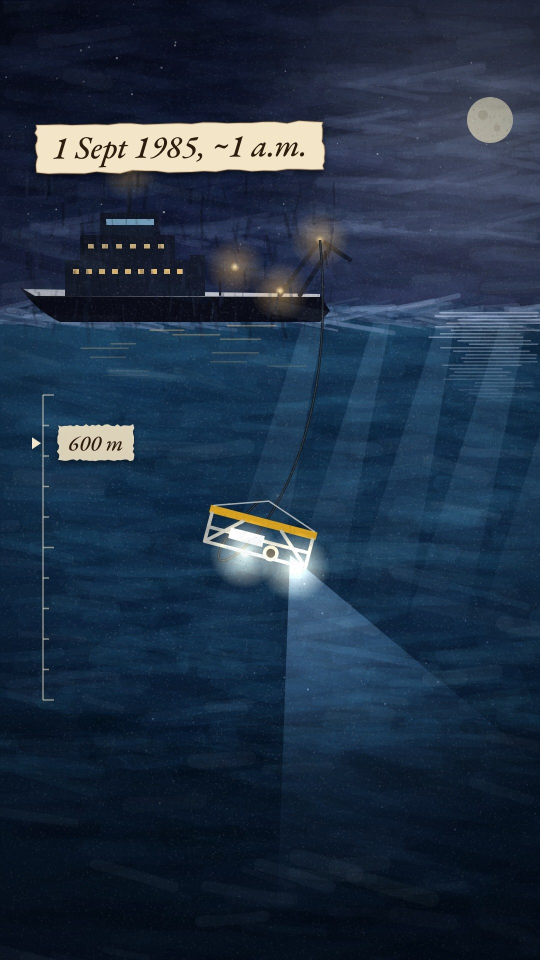
#> input picture hf/videos/styles48/concept/still_0.0.jpg, 1080 x 1920 px, given in place of f0165.jpg, which was not available (shown at 1/2 size)
$ python render_video.py still_0.0.jpg
#> lines starting #> are read from the running program, lines starting #| are printed output that depends on the picture
"""python3 render_video.py stills t1 t2 ...  -> still_<t>.jpg + stills_sheet.jpg
   python3 render_video.py video            -> ../media/r0.mp4 (190 frames, 2 shards) + ../media/th0.jpg"""
import sys, io, subprocess, shutil
from pathlib import Path
from multiprocessing import Process
from PIL import Image
from playwright.sync_api import sync_playwright
HERE = Path(__file__).parent; PAGE = (HERE / "painted_titanic.html").resolve().as_uri()
FR = HERE / "frames"; N = 190

def open_page(pw):
    b = pw.chromium.launch(); pg = b.new_page(viewport={"width": 1080, "height": 1920}); errs = []
    pg.on("pageerror", lambda e: errs.append(str(e))); pg.goto(PAGE); pg.wait_for_function("document.title==='ok'", timeout=60000)
    return b, pg, errs

def shot(pg, t):
    pg.evaluate(f"draw({t})")
    return pg.locator("canvas").screenshot(type="jpeg", quality=95)

def shard(i, n):
    with sync_playwright() as pw:
        b, pg, errs = open_page(pw)
        for f in range(i, N, n):
            (FR / f"f{f:04d}.jpg").write_bytes(shot(pg, f / 30))
        print("shard", i, "errors", errs); b.close()

if sys.argv[1] == "stills":
    ts = [float(x) for x in sys.argv[2:]]; ims = []
    with sync_playwright() as pw:
        b, pg, errs = open_page(pw)
        for t in ts:
            im = Image.open(io.BytesIO(shot(pg, t))); im.save(HERE / f"still_{t}.jpg", quality=88); ims.append(im.resize((360, 640)))
        print("errors", errs); b.close()
    out = Image.new("RGB", (370 * len(ims) + 10, 660), (20, 20, 20))
    for i, im in enumerate(ims): out.paste(im, (10 + i * 370, 10))
    out.save(HERE / "stills_sheet.jpg", quality=85)
else:
    shutil.rmtree(FR, ignore_errors=True); FR.mkdir()
    ps = [Process(target=shard, args=(i, 2)) for i in range(2)]; [p.start() for p in ps]; [p.join() for p in ps]
    media = HERE.parent / "media"; media.mkdir(exist_ok=True)
    subprocess.run(["ffmpeg", "-y", "-loglevel", "error", "-framerate", "30", "-i", str(FR / "f%04d.jpg"), "-frames:v", str(N), "-c:v", "libx264",
                    "-pix_fmt", "yuv420p", "-crf", "18", "-an", "-movflags", "+faststart", str(media / "r0.mp4")], check=True)
#> (this line was passed over: subprocess is not available in this run)
    im = Image.open(FR / "f0165.jpg").resize((280, 498)); top = (498 - 430) // 2
#> after `im = Image.open(FR / 'f0165.jpg').resize((280, 498))`:
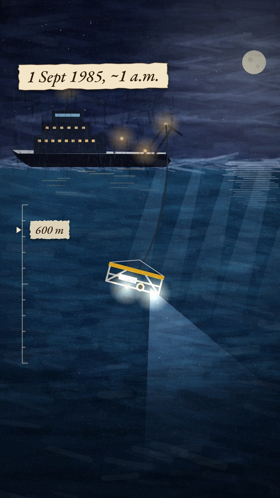
#> im: PIL image 280x498 RGB; mean R, G, B 32.6, 49.2, 69.4
    im.crop((0, top, 280, top + 430)).save(media / "th0.jpg", quality=90)
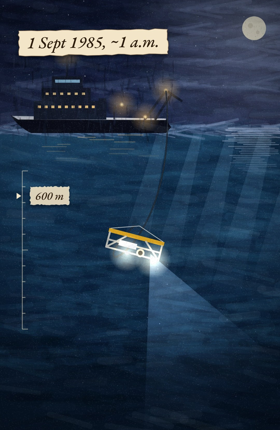
#> saved as th0.jpg: PIL image 280x430 RGB; mean R, G, B 35.6, 53.6, 74.5
    print("done")

$ run again, on hf/videos/styles48/concept/still_2.6.jpg
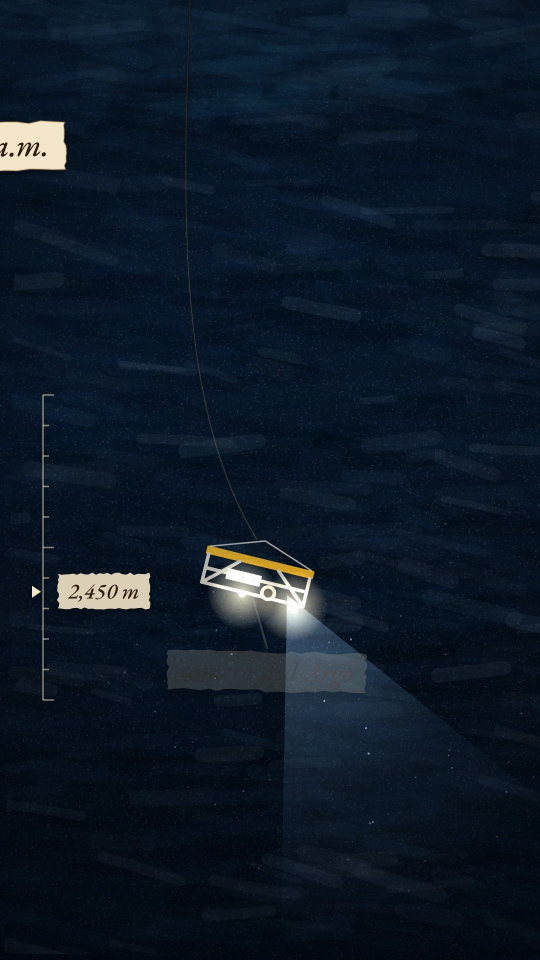
#> input picture hf/videos/styles48/concept/still_2.6.jpg, 1080 x 1920 px, given in place of f0165.jpg, which was not available (shown at 1/2 size)
#> `im = Image.open(FR / 'f0165.jpg').resize((280, 498))`:
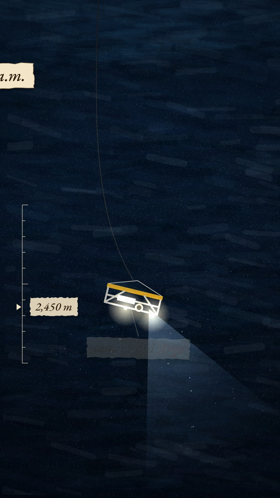
#> im: PIL image 280x498 RGB; mean R, G, B 13.9, 25.7, 39.5
#> `im.crop((0, top, 280, top + 430)).save(media / "th0.jpg", quality=90)`:
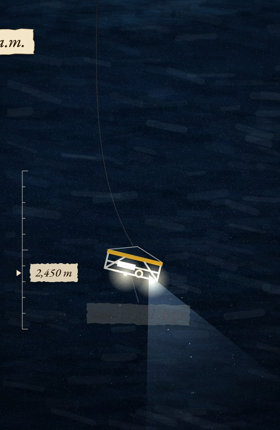
#> saved as th0.jpg: PIL image 280x430 RGB; mean R, G, B 14.8, 26.6, 40.5

$ run again, on hf/videos/styles48/concept/still_3.0.jpg
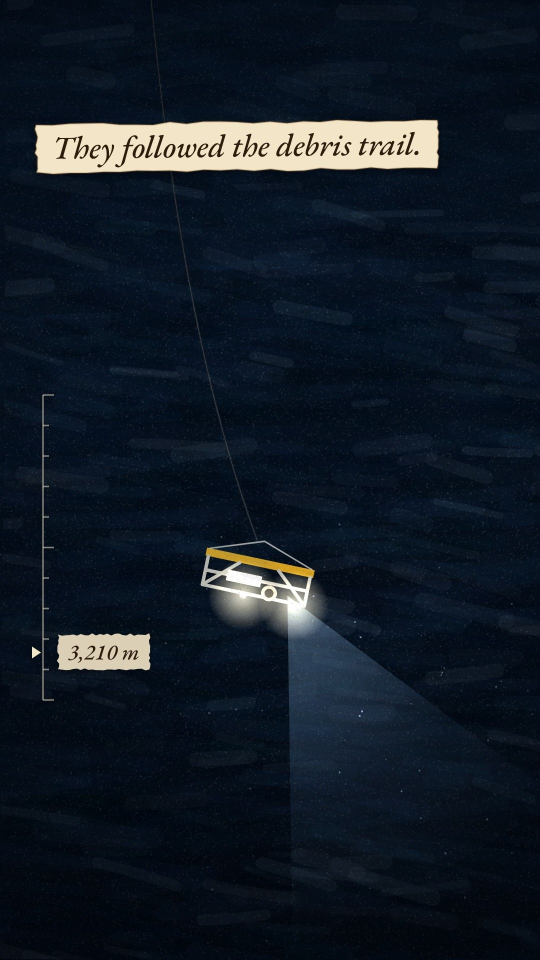
#> input picture hf/videos/styles48/concept/still_3.0.jpg, 1080 x 1920 px, given in place of f0165.jpg, which was not available (shown at 1/2 size)
#> `im = Image.open(FR / 'f0165.jpg').resize((280, 498))`:
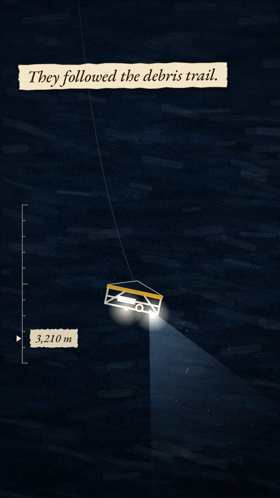
#> im: PIL image 280x498 RGB; mean R, G, B 18.7, 27.5, 37.9
#> `im.crop((0, top, 280, top + 430)).save(media / "th0.jpg", quality=90)`:
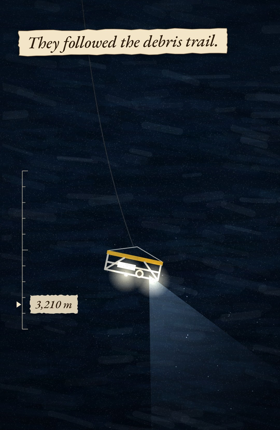
#> saved as th0.jpg: PIL image 280x430 RGB; mean R, G, B 20.9, 29.9, 40.4
